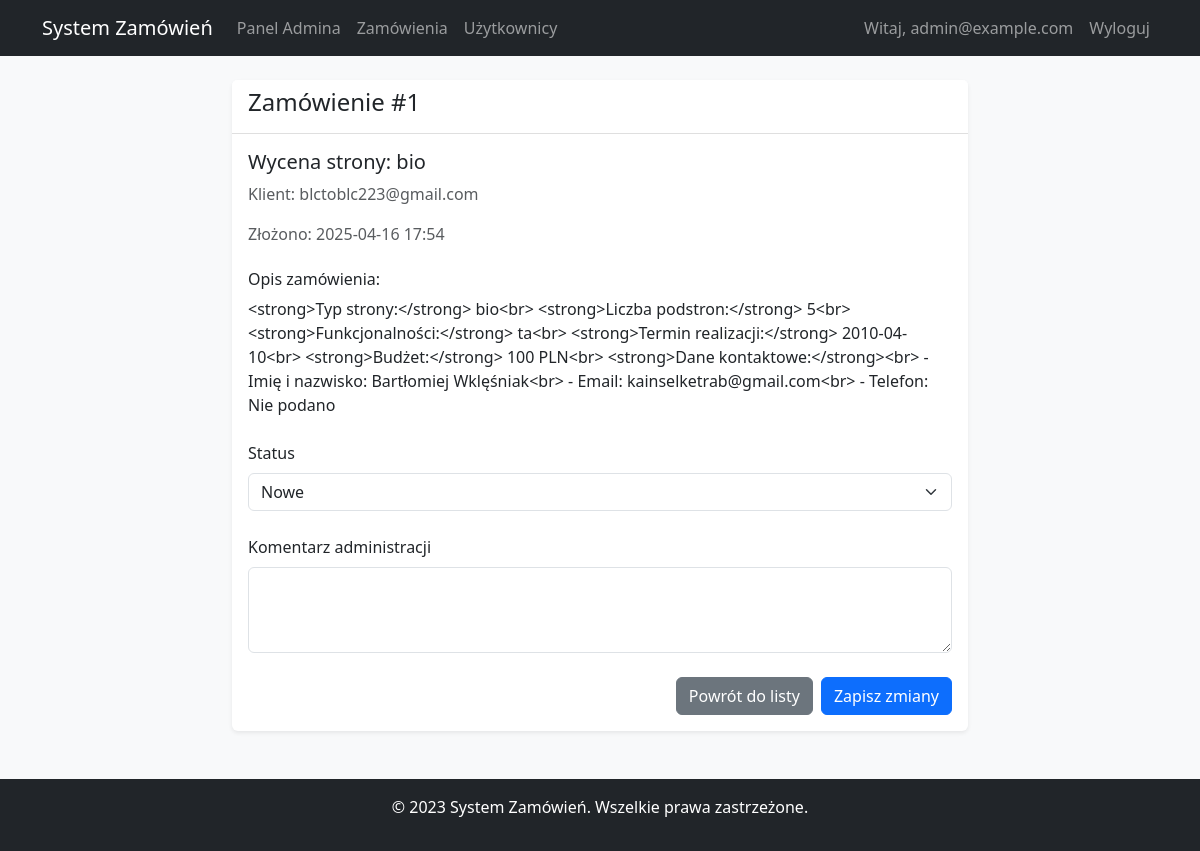
The page /admin/order/1 (signed in) on the database its author committed.
### app.py (models this page shows)
class Order(db.Model):
    id = db.Column(db.Integer, primary_key=True)
    title = db.Column(db.String(100), nullable=False)
    description = db.Column(db.Text, nullable=False)
    status = db.Column(db.String(20), default='Nowe')
    admin_comment = db.Column(db.Text)
    created_at = db.Column(db.DateTime, default=datetime.utcnow)
    updated_at = db.Column(db.DateTime, onupdate=datetime.utcnow)
    user_id = db.Column(db.Integer, db.ForeignKey('user.id'), nullable=False)

class User(db.Model):
    id = db.Column(db.Integer, primary_key=True)
    email = db.Column(db.String(100), unique=True, nullable=False)
    password = db.Column(db.String(200), nullable=False)
    role = db.Column(db.String(20), default='user')
    created_at = db.Column(db.DateTime, default=datetime.utcnow)
    orders = db.relationship('Order', backref='user', lazy=True)

### app.py (the view)
@app.route('/admin/order/<int:order_id>', methods=['GET', 'POST'])
@login_required
@admin_required
def admin_order_detail(order_id):
    order = Order.query.get_or_404(order_id)
    if request.method == 'POST':
        order.status = request.form['status']
        order.admin_comment = request.form['admin_comment']
        db.session.commit()
        flash('Zamówienie zaktualizowane', 'success')
        return redirect(url_for('admin_order_detail', order_id=order.id))
    return render_template('admin/order_detail.html', order=order, user=order.user)

### app.py (called while the page is built)
def login_required(f):
    @wraps(f)
    def decorated_function(*args, **kwargs):
        if 'user_id' not in session:
            return redirect(url_for('login'))
        return f(*args, **kwargs)
    return decorated_function

def admin_required(f):
    @wraps(f)
    def decorated_function(*args, **kwargs):
        if 'user_id' not in session or session.get('role') != 'admin':
            flash('Dostęp tylko dla administratorów', 'danger')
            return redirect(url_for('user_dashboard'))
        return f(*args, **kwargs)
    return decorated_function

### templates/admin/order_detail.html (shortened to what this page needs)
{% extends "base.html" %}
{% block content %}
<div class="row justify-content-center">
    <div class="col-md-8">
        <div class="card">
            <div class="card-header">
                <h4>Zamówienie #{{ order.id }}</h4>
            </div>
            <div class="card-body">
                <form method="POST" action="{{ url_for('admin_order_detail', order_id=order.id) }}">
                    <div class="mb-4">
                        <h5>{{ order.title }}</h5>
                        <p class="text-muted">Klient: {{ user.email }}</p>
                        <p class="text-muted">Złożono: {{ order.created_at.strftime('%Y-%m-%d %H:%M') }}</p>
                    </div>
                    <div class="mb-4">
                        <h6>Opis zamówienia:</h6>
                        <p>{{ order.description }}</p>
                    </div>
                    <div class="mb-4">
                        <label for="status" class="form-label">Status</label>
                        <select class="form-select" id="status" name="status">
                            <option value="Nowe" {{ 'selected' if order.status == 'Nowe' }}>Nowe</option>
                        </select>
                    </div>
                    <div class="mb-4">
                        <label for="admin_comment" class="form-label">Komentarz administracji</label>
                        <textarea class="form-control" id="admin_comment" name="admin_comment" rows="3">{{ order.admin_comment if order.admin_comment }}</textarea>
                    </div>
                    <div class="d-grid gap-2 d-md-flex justify-content-md-end">
                        <a href="{{ url_for('admin_orders') }}" class="btn btn-secondary">Powrót do listy</a>
                        <button type="submit" class="btn btn-primary">Zapisz zmiany</button>
                    </div>
                </form>
            </div>
        </div>
    </div>
</div>
{% endblock %}

### static/css/style.css (style rules this page uses)
body { background-color: #f8f9fa; min-height: 100vh; display: flex; flex-direction: column; }
.card { box-shadow: 0 0.125rem 0.25rem rgba(0, 0, 0, 0.075); border: none; }
.card-header { background-color: #fff; border-bottom: 1px solid rgba(0, 0, 0, 0.125); }
.fade-in { animation: fadeIn 0.3s ease-in; }

### rows shown on the page
Order: id "1", title "Wycena strony: bio", created_at "2025-04-16 17:54", description "<strong>Typ strony:</strong> bio<br> <strong>Liczba podstron:</strong> 5<br> <strong>Funkcjonalności:</strong> ta<br> <strong>Termin realizacji:</strong> 2010-04-10<br> <strong>Budżet:</strong> 100 PLN<br> <strong>Dane kontaktowe:</strong><br> - Imię i nazwisko: Bartłomiej Wklęśniak<br> - Email: kainselketrab@gmail.com<br> - Telefon: Nie podano"
User: email "blctoblc223@gmail.com"

### other values the page prints
{{ session['email'] }} "admin@example.com"
